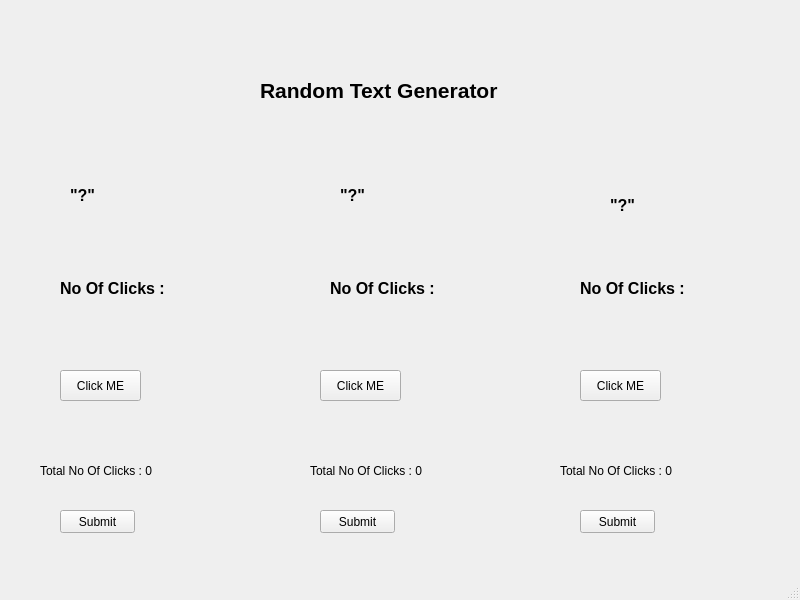
<?xml version="1.0" encoding="UTF-8"?>
<ui version="4.0">
 <class>MainWindow</class>
 <widget class="QMainWindow" name="MainWindow">
  <property name="geometry">
   <rect>
    <x>0</x>
    <y>0</y>
    <width>800</width>
    <height>600</height>
   </rect>
  </property>
  <property name="windowTitle">
   <string>MainWindow</string>
  </property>
  <widget class="QWidget" name="centralwidget">
   <widget class="QLabel" name="label">
    <property name="geometry">
     <rect>
      <x>260</x>
      <y>60</y>
      <width>271</width>
      <height>61</height>
     </rect>
    </property>
    <property name="font">
     <font>
      <pointsize>16</pointsize>
      <weight>75</weight>
      <bold>true</bold>
     </font>
    </property>
    <property name="text">
     <string>Random Text Generator</string>
    </property>
   </widget>
   <widget class="QLabel" name="label_2">
    <property name="geometry">
     <rect>
      <x>70</x>
      <y>180</y>
      <width>61</width>
      <height>31</height>
     </rect>
    </property>
    <property name="font">
     <font>
      <pointsize>12</pointsize>
      <weight>75</weight>
      <bold>true</bold>
     </font>
    </property>
    <property name="text">
     <string>&quot;?&quot;</string>
    </property>
   </widget>
   <widget class="QLabel" name="label_3">
    <property name="geometry">
     <rect>
      <x>340</x>
      <y>180</y>
      <width>71</width>
      <height>31</height>
     </rect>
    </property>
    <property name="font">
     <font>
      <pointsize>12</pointsize>
      <weight>75</weight>
      <bold>true</bold>
     </font>
    </property>
    <property name="text">
     <string>&quot;?&quot;</string>
    </property>
   </widget>
   <widget class="QLabel" name="label_4">
    <property name="geometry">
     <rect>
      <x>610</x>
      <y>190</y>
      <width>71</width>
      <height>31</height>
     </rect>
    </property>
    <property name="font">
     <font>
      <pointsize>12</pointsize>
      <weight>75</weight>
      <bold>true</bold>
     </font>
    </property>
    <property name="text">
     <string>&quot;?&quot;</string>
    </property>
   </widget>
   <widget class="QPushButton" name="pushButton">
    <property name="geometry">
     <rect>
      <x>60</x>
      <y>370</y>
      <width>81</width>
      <height>31</height>
     </rect>
    </property>
    <property name="text">
     <string>Click ME</string>
    </property>
   </widget>
   <widget class="QPushButton" name="pushButton_2">
    <property name="geometry">
     <rect>
      <x>320</x>
      <y>370</y>
      <width>81</width>
      <height>31</height>
     </rect>
    </property>
    <property name="text">
     <string>Click ME</string>
    </property>
   </widget>
   <widget class="QPushButton" name="pushButton_3">
    <property name="geometry">
     <rect>
      <x>580</x>
      <y>370</y>
      <width>81</width>
      <height>31</height>
     </rect>
    </property>
    <property name="text">
     <string>Click ME</string>
    </property>
   </widget>
   <widget class="QLabel" name="label_5">
    <property name="geometry">
     <rect>
      <x>60</x>
      <y>280</y>
      <width>121</width>
      <height>16</height>
     </rect>
    </property>
    <property name="font">
     <font>
      <pointsize>12</pointsize>
      <weight>75</weight>
      <bold>true</bold>
     </font>
    </property>
    <property name="text">
     <string>No Of Clicks :</string>
    </property>
   </widget>
   <widget class="QLabel" name="label_6">
    <property name="geometry">
     <rect>
      <x>330</x>
      <y>280</y>
      <width>121</width>
      <height>16</height>
     </rect>
    </property>
    <property name="font">
     <font>
      <pointsize>12</pointsize>
      <weight>75</weight>
      <bold>true</bold>
     </font>
    </property>
    <property name="text">
     <string>No Of Clicks :</string>
    </property>
   </widget>
   <widget class="QLabel" name="label_7">
    <property name="geometry">
     <rect>
      <x>580</x>
      <y>280</y>
      <width>131</width>
      <height>16</height>
     </rect>
    </property>
    <property name="font">
     <font>
      <pointsize>12</pointsize>
      <weight>75</weight>
      <bold>true</bold>
     </font>
    </property>
    <property name="text">
     <string>No Of Clicks :</string>
    </property>
   </widget>
   <widget class="QLabel" name="no_of_clicks_1">
    <property name="geometry">
     <rect>
      <x>40</x>
      <y>450</y>
      <width>151</width>
      <height>41</height>
     </rect>
    </property>
    <property name="text">
     <string>Total No Of Clicks : 0</string>
    </property>
   </widget>
   <widget class="QLabel" name="no_of_clicks_2">
    <property name="geometry">
     <rect>
      <x>310</x>
      <y>450</y>
      <width>131</width>
      <height>41</height>
     </rect>
    </property>
    <property name="text">
     <string>Total No Of Clicks : 0</string>
    </property>
   </widget>
   <widget class="QLabel" name="no_of_clicks_3">
    <property name="geometry">
     <rect>
      <x>560</x>
      <y>450</y>
      <width>131</width>
      <height>41</height>
     </rect>
    </property>
    <property name="text">
     <string>Total No Of Clicks : 0</string>
    </property>
   </widget>
   <widget class="QPushButton" name="submit_1">
    <property name="geometry">
     <rect>
      <x>60</x>
      <y>510</y>
      <width>75</width>
      <height>23</height>
     </rect>
    </property>
    <property name="text">
     <string>Submit</string>
    </property>
   </widget>
   <widget class="QPushButton" name="submit_2">
    <property name="geometry">
     <rect>
      <x>320</x>
      <y>510</y>
      <width>75</width>
      <height>23</height>
     </rect>
    </property>
    <property name="text">
     <string>Submit</string>
    </property>
   </widget>
   <widget class="QPushButton" name="submit_3">
    <property name="geometry">
     <rect>
      <x>580</x>
      <y>510</y>
      <width>75</width>
      <height>23</height>
     </rect>
    </property>
    <property name="text">
     <string>Submit</string>
    </property>
   </widget>
  </widget>
  <widget class="QStatusBar" name="statusbar"/>
 </widget>
 <resources/>
 <connections/>
</ui>
